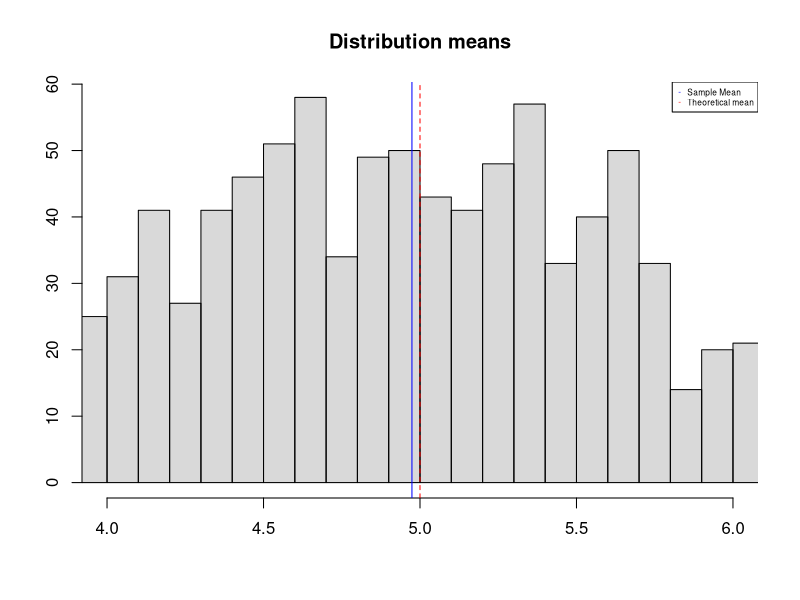
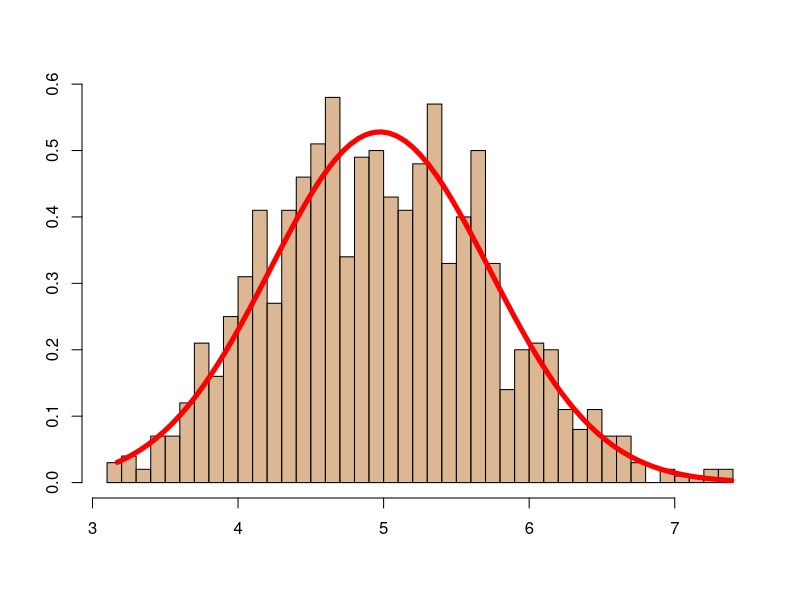

These charts were generated, in order, by the following R code:
## ---- chunk 1
knitr::opts_chunk$set(echo = TRUE)
## ---- chunk 2
set.seed(1234) # For reproducibility
lambda <- 0.2 ; n <- 40 # Number of distributions
sims <- 1000 # Number of simulations per distribution
simulation <- replicate(sims, rexp(n,lambda)) #replicate returns a matrix
meanExp <- apply(simulation,2,mean)
## ---- chunk 3
meanSample <- mean(meanExp)
meanTheoretical <- 1 / lambda
## ---- chunk 4
varianceSample <- var(meanExp)
varianceTheoretical <- (1 / lambda * 1 / sqrt(n)) ^ 2
## ---- chunk 5
xfit <- seq(min(meanExp), max(meanExp), length = 2*n)
yfit <- dnorm(xfit, mean = meanSample, sd = sqrt(varianceSample))
## ---- chunk 6
mean(meanSample) + c(-1, 1) * qnorm(.975) * sqrt(varianceSample)/sqrt(n)
## ---- chunk 7
ks.test(xfit, meanExp)$p.value
## ---- chunk 8
hist(meanExp, breaks = n, 
     xlab="",ylab="", main="Distribution means", 
     col = rgb(0,0,0,.15), xlim = c(4,6));
abline(v = meanSample, col='blue');
abline(v = meanTheoretical, col='red', lty=2);
legend('topright', col=c('blue','red'),
       legend = c('Sample Mean','Theoretical mean'), 
       pch='-', cex = .5)
## ---- chunk 9
hist(meanExp,breaks=n,prob=T,xlab = "",main="",ylab="",col=rgb(.8,.6,.4,.7));
lines(xfit, yfit, col='red', lwd=5)
